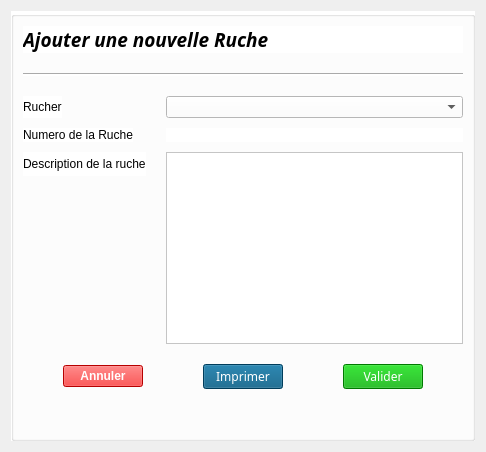
      <widget class="QWidget" name="creerRuche">
       <layout class="QVBoxLayout" name="verticalLayout_19">
        <item>
         <widget class="QGroupBox" name="groupBox_6">
          <property name="styleSheet">
           <string notr="true">background-color: rgb(255, 255, 255);</string>
          </property>
          <property name="title">
           <string/>
          </property>
          <layout class="QVBoxLayout" name="verticalLayout_15">
           <property name="spacing">
            <number>20</number>
           </property>
           <item>
            <widget class="QLabel" name="label_31">
             <property name="font">
              <font>
               <family>Forte</family>
               <pointsize>14</pointsize>
               <weight>75</weight>
               <italic>true</italic>
               <bold>true</bold>
              </font>
             </property>
             <property name="text">
              <string>Ajouter une nouvelle Ruche</string>
             </property>
            </widget>
           </item>
           <item>
            <widget class="Line" name="line_4">
             <property name="orientation">
              <enum>Qt::Horizontal</enum>
             </property>
            </widget>
           </item>
           <item>
            <layout class="QFormLayout" name="formLayout_7">
             <property name="sizeConstraint">
              <enum>QLayout::SetDefaultConstraint</enum>
             </property>
             <property name="fieldGrowthPolicy">
              <enum>QFormLayout::AllNonFixedFieldsGrow</enum>
             </property>
             <property name="labelAlignment">
              <set>Qt::AlignLeading|Qt::AlignLeft|Qt::AlignVCenter</set>
             </property>
             <property name="formAlignment">
              <set>Qt::AlignBottom|Qt::AlignLeading|Qt::AlignLeft</set>
             </property>
             <property name="verticalSpacing">
              <number>10</number>
             </property>
             <property name="topMargin">
              <number>0</number>
             </property>
             <property name="bottomMargin">
              <number>0</number>
             </property>
             <item row="0" column="0">
              <widget class="QLabel" name="label_25">
               <property name="font">
                <font>
                 <family>Arial</family>
                </font>
               </property>
               <property name="text">
                <string>Rucher</string>
               </property>
              </widget>
             </item>
             <item row="0" column="1">
              <widget class="QComboBox" name="liste_rucher_2">
               <property name="minimumSize">
                <size>
                 <width>232</width>
                 <height>0</height>
                </size>
               </property>
               <property name="palette">
                <palette>
                 <active>
                  <colorrole role="WindowText">
                   <brush brushstyle="SolidPattern">
                    <color alpha="255">
                     <red>0</red>
                     <green>0</green>
                     <blue>0</blue>
                    </color>
                   </brush>
                  </colorrole>
                  <colorrole role="Button">
                   <brush brushstyle="SolidPattern">
                    <color alpha="255">
                     <red>255</red>
                     <green>255</green>
                     <blue>255</blue>
                    </color>
                   </brush>
                  </colorrole>
                  <colorrole role="Text">
                   <brush brushstyle="SolidPattern">
                    <color alpha="255">
                     <red>0</red>
                     <green>0</green>
                     <blue>0</blue>
                    </color>
                   </brush>
                  </colorrole>
                  <colorrole role="ButtonText">
                   <brush brushstyle="SolidPattern">
                    <color alpha="255">
                     <red>0</red>
                     <green>0</green>
                     <blue>0</blue>
                    </color>
                   </brush>
                  </colorrole>
                  <colorrole role="Base">
                   <brush brushstyle="SolidPattern">
                    <color alpha="255">
                     <red>255</red>
                     <green>255</green>
                     <blue>255</blue>
                    </color>
                   </brush>
                  </colorrole>
                  <colorrole role="Window">
                   <brush brushstyle="SolidPattern">
                    <color alpha="255">
                     <red>255</red>
                     <green>255</green>
                     <blue>255</blue>
                    </color>
                   </brush>
                  </colorrole>
                 </active>
                 <inactive>
                  <colorrole role="WindowText">
                   <brush brushstyle="SolidPattern">
                    <color alpha="255">
                     <red>0</red>
                     <green>0</green>
                     <blue>0</blue>
                    </color>
                   </brush>
                  </colorrole>
                  <colorrole role="Button">
                   <brush brushstyle="SolidPattern">
                    <color alpha="255">
                     <red>255</red>
                     <green>255</green>
                     <blue>255</blue>
                    </color>
                   </brush>
                  </colorrole>
                  <colorrole role="Text">
                   <brush brushstyle="SolidPattern">
                    <color alpha="255">
                     <red>0</red>
                     <green>0</green>
                     <blue>0</blue>
                    </color>
                   </brush>
                  </colorrole>
                  <colorrole role="ButtonText">
                   <brush brushstyle="SolidPattern">
                    <color alpha="255">
                     <red>0</red>
                     <green>0</green>
                     <blue>0</blue>
                    </color>
                   </brush>
                  </colorrole>
                  <colorrole role="Base">
                   <brush brushstyle="SolidPattern">
                    <color alpha="255">
                     <red>255</red>
                     <green>255</green>
                     <blue>255</blue>
                    </color>
                   </brush>
                  </colorrole>
                  <colorrole role="Window">
                   <brush brushstyle="SolidPattern">
                    <color alpha="255">
                     <red>255</red>
                     <green>255</green>
                     <blue>255</blue>
                    </color>
                   </brush>
                  </colorrole>
                 </inactive>
                 <disabled>
                  <colorrole role="WindowText">
                   <brush brushstyle="SolidPattern">
                    <color alpha="255">
                     <red>0</red>
                     <green>0</green>
                     <blue>0</blue>
                    </color>
                   </brush>
                  </colorrole>
                  <colorrole role="Button">
                   <brush brushstyle="SolidPattern">
                    <color alpha="255">
                     <red>255</red>
                     <green>255</green>
                     <blue>255</blue>
                    </color>
                   </brush>
                  </colorrole>
                  <colorrole role="Text">
                   <brush brushstyle="SolidPattern">
                    <color alpha="255">
                     <red>0</red>
                     <green>0</green>
                     <blue>0</blue>
                    </color>
                   </brush>
                  </colorrole>
                  <colorrole role="ButtonText">
                   <brush brushstyle="SolidPattern">
                    <color alpha="255">
                     <red>0</red>
                     <green>0</green>
                     <blue>0</blue>
                    </color>
                   </brush>
                  </colorrole>
                  <colorrole role="Base">
                   <brush brushstyle="SolidPattern">
                    <color alpha="255">
                     <red>255</red>
                     <green>255</green>
                     <blue>255</blue>
                    </color>
                   </brush>
                  </colorrole>
                  <colorrole role="Window">
                   <brush brushstyle="SolidPattern">
                    <color alpha="255">
                     <red>255</red>
                     <green>255</green>
                     <blue>255</blue>
                    </color>
                   </brush>
                  </colorrole>
                 </disabled>
                </palette>
               </property>
               <property name="autoFillBackground">
                <bool>false</bool>
               </property>
               <property name="styleSheet">
                <string notr="true"/>
               </property>
               <property name="frame">
                <bool>true</bool>
               </property>
              </widget>
             </item>
             <item row="2" column="0">
              <widget class="QLabel" name="label_35">
               <property name="font">
                <font>
                 <family>Arial</family>
                </font>
               </property>
               <property name="text">
                <string>Description de la ruche</string>
               </property>
              </widget>
             </item>
             <item row="2" column="1">
              <widget class="QPlainTextEdit" name="information"/>
             </item>
             <item row="1" column="0">
              <widget class="QLabel" name="label_33">
               <property name="text">
                <string>Numero de la Ruche</string>
               </property>
              </widget>
             </item>
             <item row="1" column="1">
              <widget class="QLabel" name="numeroDeLaRuche">
               <property name="text">
                <string/>
               </property>
              </widget>
             </item>
            </layout>
           </item>
           <item>
            <layout class="QHBoxLayout" name="horizontalLayout_18">
             <item>
              <spacer name="horizontalSpacer_11">
               <property name="orientation">
                <enum>Qt::Horizontal</enum>
               </property>
               <property name="sizeHint" stdset="0">
                <size>
                 <width>40</width>
                 <height>20</height>
                </size>
               </property>
              </spacer>
             </item>
             <item>
              <widget class="QPushButton" name="annuler_3">
               <property name="sizePolicy">
                <sizepolicy hsizetype="Maximum" vsizetype="Fixed">
                 <horstretch>0</horstretch>
                 <verstretch>0</verstretch>
                </sizepolicy>
               </property>
               <property name="font">
                <font>
                 <family>Arial</family>
                 <weight>75</weight>
                 <bold>true</bold>
                </font>
               </property>
               <property name="cursor">
                <cursorShape>PointingHandCursor</cursorShape>
               </property>
               <property name="styleSheet">
                <string notr="true">background-color: rgb(255,0,0);
color: rgb(255, 255, 255);</string>
               </property>
               <property name="text">
                <string>Annuler</string>
               </property>
               <property name="autoDefault">
                <bool>false</bool>
               </property>
               <property name="default">
                <bool>false</bool>
               </property>
               <property name="flat">
                <bool>false</bool>
               </property>
              </widget>
             </item>
             <item>
              <spacer name="horizontalSpacer_12">
               <property name="orientation">
                <enum>Qt::Horizontal</enum>
               </property>
               <property name="sizeHint" stdset="0">
                <size>
                 <width>40</width>
                 <height>20</height>
                </size>
               </property>
              </spacer>
             </item>
             <item>
              <widget class="QPushButton" name="imprimer_3">
               <property name="sizePolicy">
                <sizepolicy hsizetype="Maximum" vsizetype="Fixed">
                 <horstretch>0</horstretch>
                 <verstretch>0</verstretch>
                </sizepolicy>
               </property>
               <property name="font">
                <font>
                 <family>Impact</family>
                </font>
               </property>
               <property name="cursor">
                <cursorShape>PointingHandCursor</cursorShape>
               </property>
               <property name="styleSheet">
                <string notr="true">color: rgb(255, 255, 255);
background-color: rgb(0, 85, 127);</string>
               </property>
               <property name="text">
                <string>Imprimer</string>
               </property>
              </widget>
             </item>
             <item>
              <spacer name="horizontalSpacer_13">
               <property name="orientation">
                <enum>Qt::Horizontal</enum>
               </property>
               <property name="sizeHint" stdset="0">
                <size>
                 <width>40</width>
                 <height>20</height>
                </size>
               </property>
              </spacer>
             </item>
             <item>
              <widget class="QPushButton" name="Valider_3">
               <property name="sizePolicy">
                <sizepolicy hsizetype="Maximum" vsizetype="Fixed">
                 <horstretch>0</horstretch>
                 <verstretch>0</verstretch>
                </sizepolicy>
               </property>
               <property name="font">
                <font>
                 <family>Impact</family>
                </font>
               </property>
               <property name="cursor">
                <cursorShape>PointingHandCursor</cursorShape>
               </property>
               <property name="styleSheet">
                <string notr="true">background-color: rgb(0, 170, 0);
color: rgb(255, 255, 255);</string>
               </property>
               <property name="text">
                <string>Valider</string>
               </property>
              </widget>
             </item>
             <item>
              <spacer name="horizontalSpacer_14">
               <property name="orientation">
                <enum>Qt::Horizontal</enum>
               </property>
               <property name="sizeHint" stdset="0">
                <size>
                 <width>40</width>
                 <height>20</height>
                </size>
               </property>
              </spacer>
             </item>
            </layout>
           </item>
           <item>
            <spacer name="verticalSpacer_3">
             <property name="orientation">
              <enum>Qt::Vertical</enum>
             </property>
             <property name="sizeHint" stdset="0">
              <size>
               <width>20</width>
               <height>40</height>
              </size>
             </property>
            </spacer>
           </item>
          </layout>
         </widget>
        </item>
       </layout>
      </widget>
